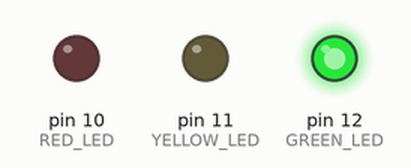
A sketch run on a simulated Arduino Uno, built with avr-gcc and run on an emulated ATmega328P. Parts: output pins drawn as LEDs (lit = HIGH).

Above: at 0.5 s.
At 2.5 s:
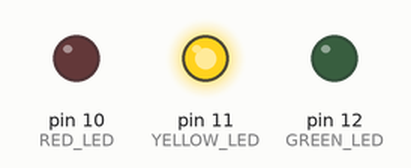
At 4.5 s:
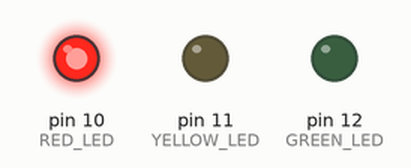
At 5.5 s:
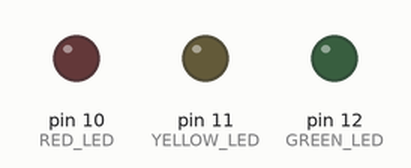
Timing chart, 0 to 7.8 s (numbered marks = the images above):
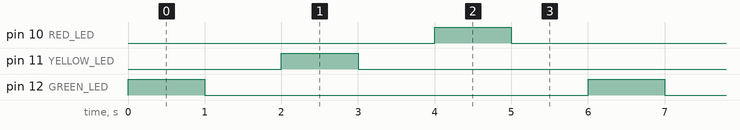

The sketch:

Flashing_Lights-function.ino
```cpp
/*
Flashing lights with a  function
M De Borde 1/2017
*/

const unsigned int GREEN_LED = 12;
const unsigned int YELLOW_LED = 11;
const unsigned int RED_LED = 10;

// the setup function runs once when you press reset or power the board
void setup() {
  // initialize digital pin LED_BUILTIN as an output.
  pinMode(GREEN_LED, OUTPUT);
  pinMode(YELLOW_LED, OUTPUT);
  pinMode(RED_LED, OUTPUT);

}

// the loop function runs over and over again forever
void loop() {

  flash_function(GREEN_LED,1000);                      // wait for a second
  flash_function(YELLOW_LED,1000);
  flash_function(RED_LED,1000);

}

/*******************************************************

Function takes variables for the led and time to flash it

*******************************************************/

void flash_function( int led, int t_delay)
{
  digitalWrite(led, HIGH);   // turn the LED on (HIGH is the voltage level)
  delay(t_delay);                       // wait for a second
  digitalWrite(led, LOW);    // turn the LED off by making the voltage LOW
  delay(t_delay);                       // wait for a second

}
```

Measured:
- by itself, pin 10 (RED_LED), pin 11 (YELLOW_LED), pin 12 (GREEN_LED): alternates HIGH for 1.0 s and LOW for 5.0 s
- by itself, everything shown: repeats every 6.0 s, in 6 steps
